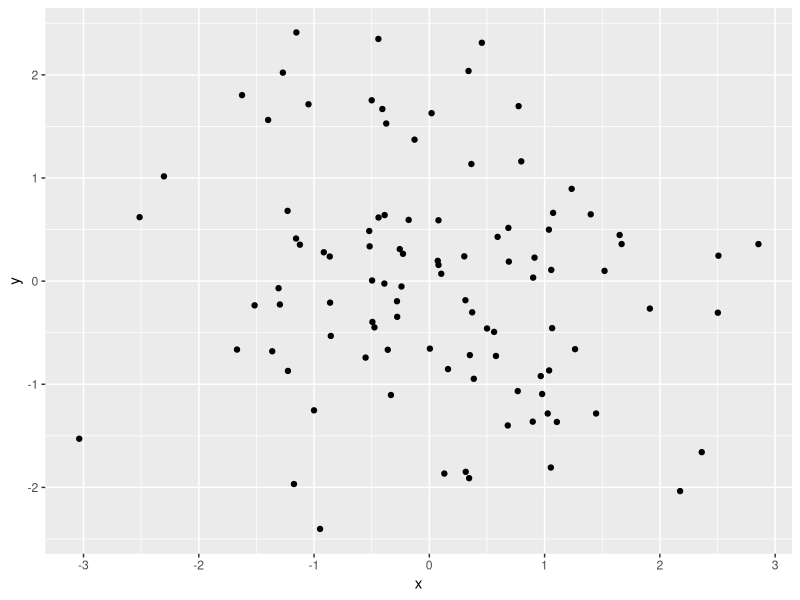

Write R code to recreate this figure.
## ---- chunk 1
knitr::opts_chunk$set(echo = TRUE)
library(tidyverse)
## ---- chunk 2

library(ggplot2)
dat = data.frame(x=rnorm(100), y=rnorm(100))
ggplot(dat, aes(x,y)) +
      geom_point()
## ---- chunk 3
library(here)
## ---- chunk 4
x = c(1:10, 50)
mean(x, trim=.1)
x %>% mean(trim=.1)
0.1 %>% mean(x, .)
## ---- chunk 5
res = transform(aggregate(. ~ cyl,
                          data=subset(mtcars, hp>100,
                                      select=c("mpg","cyl")),
                          FUN=function(x) round(mean(x), 2)),
                kpl=mpg*0.4251)
## ---- chunk 6
res <- mtcars %>%
      subset(hp > 100, select=c("mpg","cyl")) %>%
      aggregate(.~cyl, data=., FUN=function(x) round(mean(x), 2)) %>%
      transform(kpl = mpg*0.4251)
## ---- chunk 7
mtcars %>% 
      filter(hp > 100) %>% 
      dplyr::select(cyl, mpg) %>% 
      group_by(cyl) %>% 
      summarise(mpg = mean(mpg)) %>% 
      mutate(kpl = mpg*0.4251)
